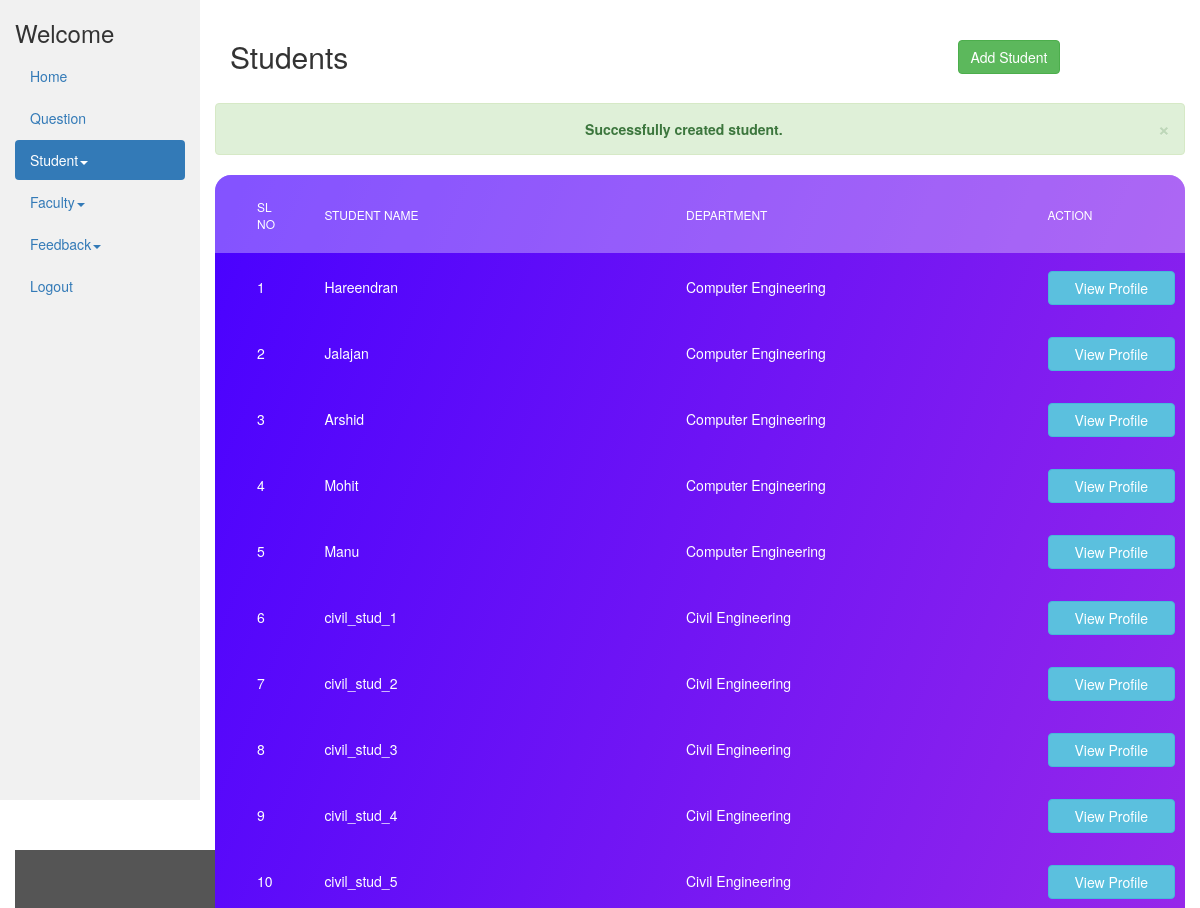
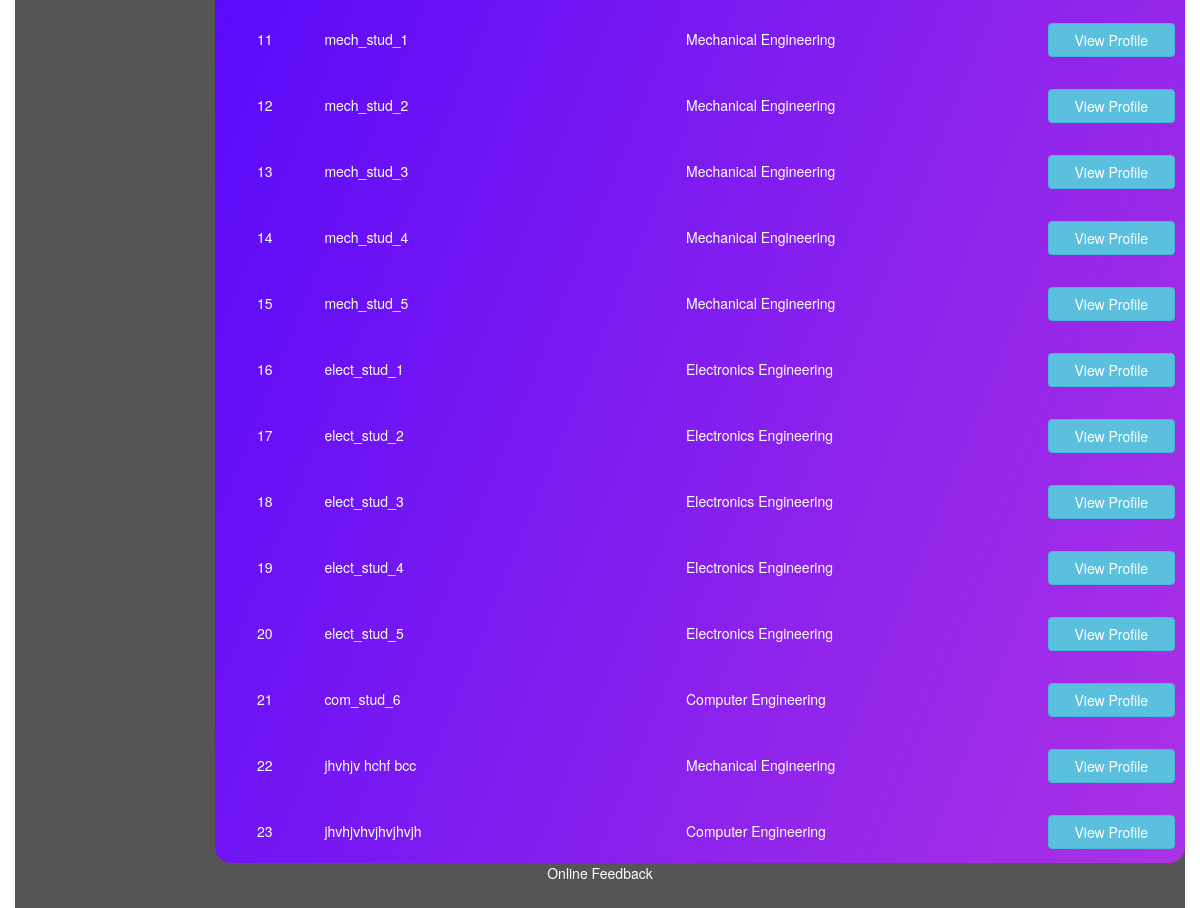
/admin/view_students.php?status=success, run on the app's committed database (2 pictures, top to bottom).
### tables this page shows
CREATE TABLE IF NOT EXISTS `student` (
  `id` int(11) NOT NULL AUTO_INCREMENT,
  `name` char(40) NOT NULL,
  `gender` int(11) NOT NULL,
  `email` varchar(40) NOT NULL,
  `mobile` bigint(11) NOT NULL,
  `department_id` int(11) NOT NULL,
  `semester_id` int(10) NOT NULL,
  `image` varchar(50) NOT NULL DEFAULT '../img/no_image.jpg',
  `dob` date NOT NULL,
  `regid` int(11) NOT NULL,
  `feedback_submitted` int(11) NOT NULL DEFAULT 0,
  PRIMARY KEY (`id`),
  UNIQUE KEY `regid` (`regid`)
);

CREATE TABLE IF NOT EXISTS `department` (
  `id` int(11) NOT NULL,
  `name` varchar(250) NOT NULL,
  PRIMARY KEY (`id`)
);

### admin/view_students.php (the view, shortened to what this page needs)
<?php
include_once '../database/dbconfig.php';
?>
<!DOCTYPE html>
<html lang="en">
<head>
  <link rel="stylesheet" href="../css/bootstrap-3.4.1.min.css" />
  <link rel="stylesheet" type="text/css" href="../css/main.css" />
</head>
<body>
  <div class="container-fluid">
    <div class="row content">
      <div class="col-sm-2 sidenav">
                    <h3>Welcome
                    </h3>
                    <ul class="nav nav-pills nav-stacked">
                        <li><a href="admin_dashboard.php">Home</a></li>
                        <li><a href="view_questions.php">Question</a></li>
                        <li class="active">
                            <a href="#stud_sub-menu" data-toggle="collapse" data-parent="#main-menu">Student<span class="caret"></span></a>
                        </li>
                        <li>
                            <a href="#fac_sub-menu" data-toggle="collapse" data-parent="#main-menu">Faculty<span class="caret"></span></a>
                        </li>
                        <li>
                            <a href="#feedsub-menu" data-toggle="collapse" data-parent="#main-menu">Feedback<span class="caret"></span></a>
                        </li>
                        <li><a href="../logout.php">Logout</a></li>
                    </ul><br>
                </div>
      <div class="col-sm-10">
        <br />
        <div class="container-fluid">
          <div class="row">
            <div class="col-md-9"><h2>Students</h2></div><br />
            <div class="col-md-3">
              <a href="add_student.php" class="btn btn-success">Add Student</a>
            </div>
          </div>
        </div>
        <br />
                        <?php
                          if(isset($_GET['status'])) {
                            if ($_GET['status'] == 'success') {
                              echo ('<div class="alert text-center alert-success alert-dismissible">
                              <a class="panel-close close" data-dismiss="alert">×</a>
                              <strong>Successfully created student.</strong>
                              </div>');
                            } elseif ($_GET['status'] == 'failed') {
                              echo ('<div class="alert text-center alert-danger alert-dismissible">
                              <a class="panel-close close" data-dismiss="alert">×</a>
                              <strong>Failed to create student.</strong>
                              </div>');
                            }
                          }
                        ?>
        <div class="table100 ver6 m-b-110">
          <table data-vertable="ver6" id="students">
            <thead>
              <tr class="row100 head">
                <th class="column100 column1" data-column="column1">
                  Sl No
                </th>
                <th class="column100 column2" data-column="column2">
                  Student Name
                </th>
                <th class="column100 column2" data-column="column2">
                  Department
                </th>
                <th class="column100 column3" data-column="column3">
                  Action
                </th>
              </tr>
            </thead>
            <tbody>
              <?php
                $sql = 'SELECT * FROM `student`';
                $result = mysqli_query($conn, $sql);
                $count = 0;
                while ($rows = mysqli_fetch_array($result)) {
                $count++;
              ?>
              <tr class="row100 data">
                <td class="column100 column1 value" data-column="column1">
                  <?php echo $count; ?>
                </td>
                <td class="column100 column2 value" data-column="column2">
                  <?php echo $rows['name']; ?>
                </td>
                <td class="column100 column2 value" data-column="column2">
                  <?php
                          $dep_sql = "select * from department where id = " . $rows['department_id'];
                          $dep_result = mysqli_query($conn, $dep_sql);
                          $dep_row = mysqli_fetch_array($dep_result);
                          echo $dep_row['name'];
                  ?>
                </td>
                <td class="column100 column3" data-column="column3">
                  <a class="btn btn-block btn-info"
                    href="view_student_profile.php?student_id=<?php echo $rows['id'] ?>">View Profile</a>
                </td>
              </tr>
              <?php
                }
              ?>
            </tbody>
          </table>
        </div>
    </div>
  </div>
  <footer class="container-fluid" style="margin-top: 50px">
    <center>
      <p>Online Feedback</p>
    </center>
  </footer>
</body>
</html>

### css/main.css (style rules this page uses)
table { width: 100%; background-color: #fff; }
th, td { font-weight: unset; padding-right: 10px; }
.column100 { width: 130px; padding-left: 25px; }
.column100.column1 { width: 0px; padding-left: 42px; }
.column100.column2 { width: 300px; }
.row100.head th { padding-top: 24px; padding-bottom: 20px; }
.row100 td { padding-top: 18px; padding-bottom: 14px; }
.table100.ver6 { border-radius: 16px; overflow: hidden; background: #7918f2; background: -webkit-linear-gradient(-68deg, #ac32e4, #4801ff); background: -o-linear-gradient(-68deg, #ac32e4, #4801ff); background: -moz-linear-gradient(-68deg, #ac32e4, #4801ff); background: linear-gradient(-68deg, #ac32e4, #4801ff); }
.table100.ver6 table { background-color: transparent; }
.table100.ver6 td { font-size: 14px; color: #fff; line-height: 1.4; }
.table100.ver6 th { font-size: 12px; color: #fff; line-height: 1.4; text-transform: uppercase; background-color: rgba(255, 255, 255, 0.32); }

### admin/view_students.php (style rules this page uses)
.row.content { height: 800px; }
.sidenav { background-color: #f1f1f1; height: 100%; }
footer { background-color: #555; color: white; padding: 15px; }

### data on the page
student: name "Hareendran", department.name "Computer Engineering"
student: name "Jalajan", department.name "Computer Engineering"
student: name "Arshid", department.name "Computer Engineering"
student: name "Mohit", department.name "Computer Engineering"
student: name "Manu", department.name "Computer Engineering"
student: name "civil_stud_1", department.name "Civil Engineering"
student: name "civil_stud_2", department.name "Civil Engineering"
student: name "civil_stud_3", department.name "Civil Engineering"
student: name "civil_stud_4", department.name "Civil Engineering"
student: name "civil_stud_5", department.name "Civil Engineering"
student: name "mech_stud_1", department.name "Mechanical Engineering"
student: name "mech_stud_2", department.name "Mechanical Engineering"
student: name "mech_stud_3", department.name "Mechanical Engineering"
student: name "mech_stud_4", department.name "Mechanical Engineering"
student: name "mech_stud_5", department.name "Mechanical Engineering"
student: name "elect_stud_1", department.name "Electronics Engineering"
student: name "elect_stud_2", department.name "Electronics Engineering"
student: name "elect_stud_3", department.name "Electronics Engineering"
student: name "elect_stud_4", department.name "Electronics Engineering"
student: name "elect_stud_5", department.name "Electronics Engineering"
student: name "com_stud_6", department.name "Computer Engineering"
student: name "jhvhjv hchf bcc", department.name "Mechanical Engineering"
student: name "jhvhjvhvjhvjhvjh", department.name "Computer Engineering"
